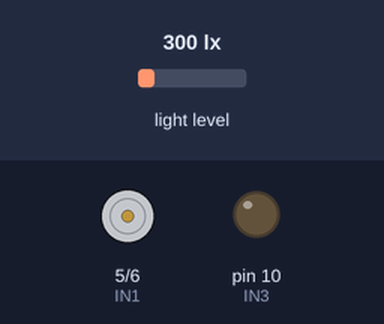
Bench run of a sketch on a simulated Arduino Uno, built with avr-gcc and run on an emulated ATmega328P. Parts: motor-driver pin pairs drawn as motors (green arrow = first pin HIGH = forward, orange = second pin HIGH = backward, longer = more drive, scaled by the enable pin), output pins drawn as LEDs (lit = HIGH). Wiring (inferred from the names in the program): BH1750 light sensor at I2C address 0x23. The inputs (shaded band) are chosen by the test bench; at power-on: light level 300 lx.

Above: at 1.4 s.
1.5 s: light level set to 876 lx
6.7 s: light level set to 926 lx
At 9.7 s:
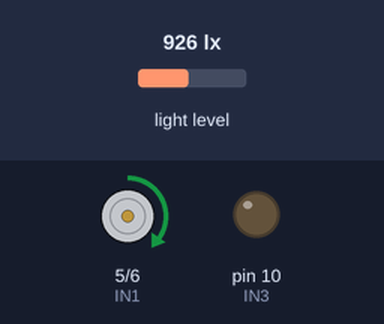
16.4 s: light level set to 40 lx
At 19.7 s:
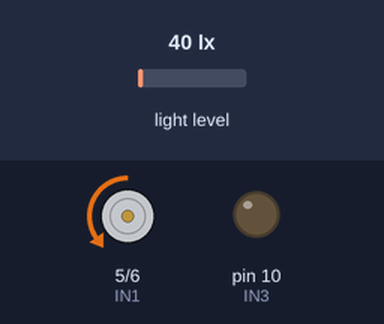
26.1 s: light level set to 1000 lx
At 30.5 s:
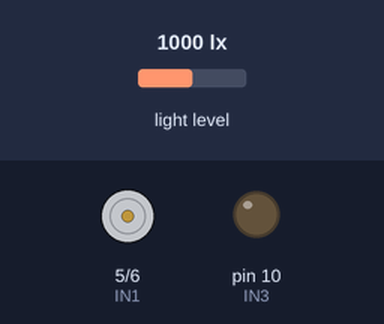
35.8 s: light level set to 500 lx
At 39.8 s:
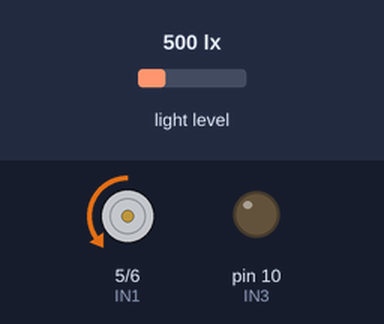
Timing chart, 0 to 46.5 s (numbered marks = the images above; inputs shaded):
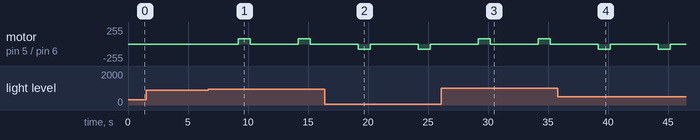

Measured:
- the behaviour switches between 901 and 902 lx on light level (found by bisection; images 0 and 1)
- after the input at 1.5 s, every drawn part: stays the same
- after the input at 6.7 s, motor on pin 5 (IN1) / pin 6 (IN2): alternates forward 80/255 for 1.0 s and stopped for 4.0 s, starting after 2.5 s
- after the input at 16.4 s, motor on pin 5 (IN1) / pin 6 (IN2): alternates backward 80/255 for 1.0 s and stopped for 4.0 s, starting after 2.8 s
- after the input at 26.1 s, motor on pin 5 (IN1) / pin 6 (IN2): alternates forward 80/255 for 1.0 s and stopped for 4.0 s, starting after 3.1 s
- after the input at 35.8 s, motor on pin 5 (IN1) / pin 6 (IN2): alternates backward 80/255 for 1.0 s and stopped for 4.0 s, starting after 3.4 s

The sketch:

light___Rotate.ino
```cpp
#include <Wire.h>
  int BH1750_address = 0x23; // i2c Addresse
  byte buff[2];
  int IN1=5;
  int IN2=6;
  int IN3=10;
  int IN4=9;
  int ENA=3;
  int ENB=11;
  int light;
  int place=1;
  int endpoint=2;
  int startpoint=0;
  int i;

  void setup(){
    pinMode (IN1 , OUTPUT);
    pinMode (IN2 , OUTPUT);
    pinMode (IN3 , OUTPUT);
    delay(200);
    Serial.begin(9600);
  }


//=============================================================

  void loop(){
    float valf=0;
    //place=1;
    if(BH1750_Read(BH1750_address)==2){
      valf=((buff[0]<<8)|buff[1])/1.2;
      light=valf;

      if(light>900){ // day
            if(place > startpoint ){  //closed
                  /////clockwise
                  analogWrite (ENA,80);
                  digitalWrite (IN1,HIGH);
                  digitalWrite (IN2,LOW);
                  delay (1000);
                  digitalWrite (IN1,LOW);
                  digitalWrite (IN2,LOW);
                  delay (4000);//هر نیم ساعت بیاد ببینه نور در چه حدیه و جهت باید کدوم وری باشه
                  //و قبلش چک کنه ببینه موقعیت موتور و به تبع اون پرئه کجا قرار داره اگه قابلیت چرخش داره خب بچرخه اگه نه هیچ کاری نکنه و نیم ساعت دیگه صبر کنه.
                  place--;
             }
             else  delay (4000);
       }

       else{   ///night
           if(place < endpoint ){ //opened
                  //analogWrite (ENA,80);
                  digitalWrite (IN1,LOW);
                  digitalWrite (IN2,HIGH);
                  delay (1000);
                  digitalWrite (IN1,LOW);
                  digitalWrite (IN2,LOW);
                  delay (4000);
                  place++;
            }
            else  delay (4000);
      }
    }
  }


//==================================================================
  byte BH1750_Read(int address)
  {
    byte i=0;
    Wire.beginTransmission(address);
    Wire.requestFrom(address, 2);
    while(Wire.available()){
      buff[i] = Wire.read();
      i++;
    }
    Wire.endTransmission();
    return i;
  }
```
